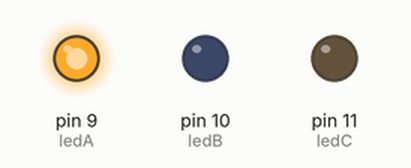
Recording of a sketch running on a simulated Arduino Uno, built with avr-gcc and run on an emulated ATmega328P. Parts: output pins drawn as LEDs (lit = HIGH).

Above: at 0.2 s.
At 1.2 s:
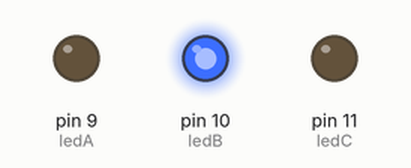
At 2.2 s:
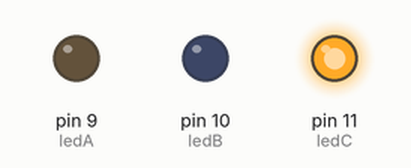
At 5.7 s:
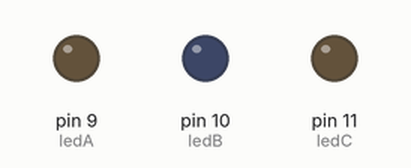
Timing chart, 0 to 6.9 s (numbered marks = the images above):
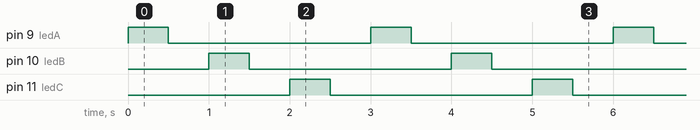

The sketch:

3LampuSatuSatu.ino
```cpp
int ledA = 9, ledB = 10, ledC = 11; // letak pin LED yang disambung ke arduino

void setup(){
  pinMode(ledA, OUTPUT); // Set led pertama sebagai output
  pinMode(ledB, OUTPUT); // Set led kedua sebagai output
  pinMode(ledC, OUTPUT); // Set led ketiga sebagai output
}
void loop(){
  digitalWrite(ledA, HIGH); // Pembacaan LED A agar menyala
  delay(500);  // Waktu yang diset 0.5 detik menyala
  digitalWrite(ledA,LOW); // Pembacaan LED A agar redup
  delay(500);  // Waktu yang diset 0.5 detik menyala
  digitalWrite(ledB, HIGH); // Pembacaan LED B agar menyala
  delay(500);  // Waktu yang diset 0.5 detik menyala
  digitalWrite(ledB,LOW); // Pembacaan LED B agar redup
  delay(500);  // Waktu yang diset 0.5 detik menyala
  digitalWrite(ledC, HIGH); // Pembacaan LED C agar menyala
  delay(500);  // Waktu yang diset 0.5 detik menyala
  digitalWrite(ledC,LOW); // Pembacaan LED C agar redup
  delay(500); // Waktu yang diset 0.5 detik redup
}
```

Measured:
- by itself, pin 9 (ledA), pin 10 (ledB), pin 11 (ledC): alternates HIGH for 0.50 s and LOW for 2.5 s
- by itself, everything shown: repeats every 3.0 s, in 6 steps
